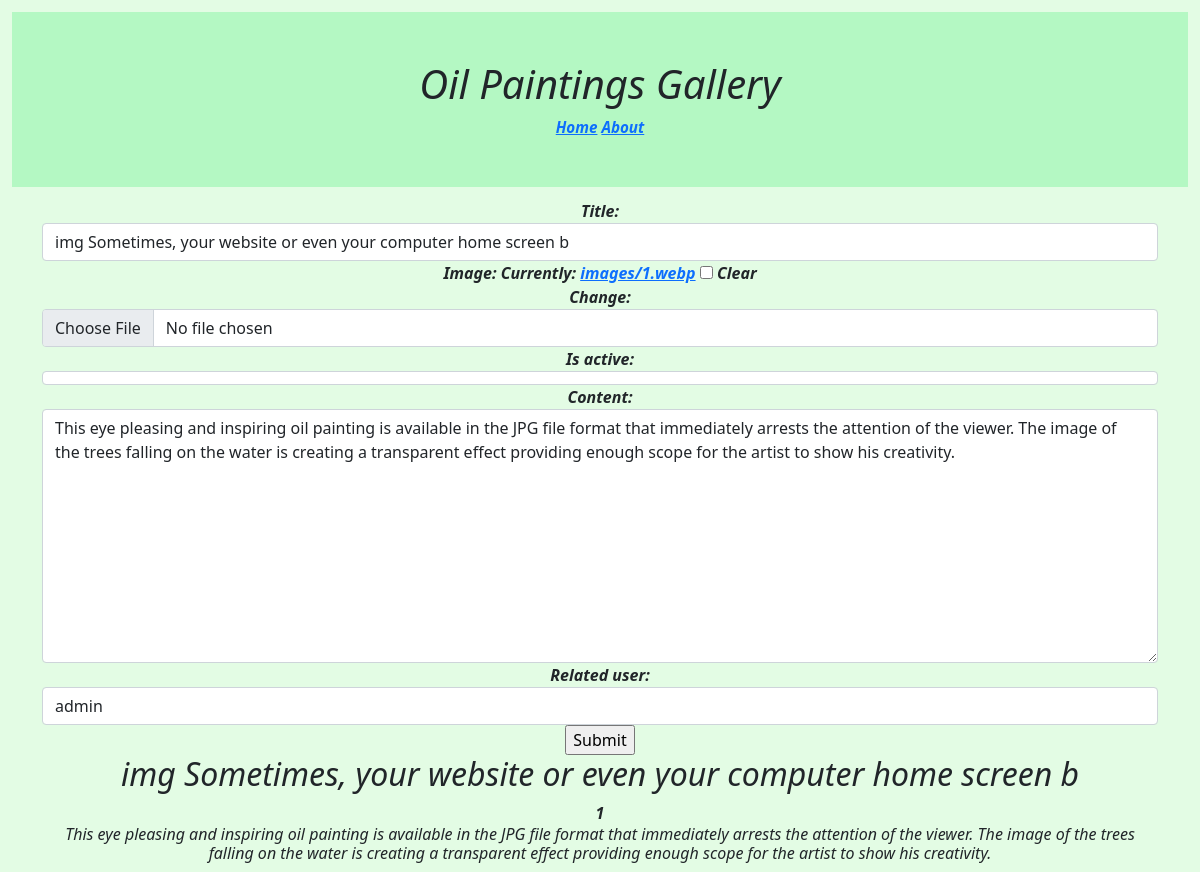
/2/ (signed in), run on the app's committed database.
### artist/models.py (models this page shows, shortened)
class Paint(Model):
    title = CharField(max_length=64)
    image = ImageField(upload_to='images', blank=True, null=True)
    is_active = BooleanField(default=True)
    content = TextField()
    related_user = ForeignKey(User, on_delete=CASCADE, default=1)

### artist/views.py (the view)
# urls.py: path('<int:id>/',retrieve),
@login_required
def retrieve(request,id):
    paint=Paint.objects.get(id=id)
    if request.method == "POST":
            form = ArtistForm(request.POST, request.FILES, instance=paint)
            if form.is_valid():
                form.save()
    else:
        form = ArtistForm(instance=paint)
        user = User.objects.get(username='admin')
    context={
        'paint': paint,
        'user' : user,
        'form' : form,
        'request_user' : request.user
        }
    return render(request,'retrieve.html',context)

### artist/forms.py
class ArtistForm(forms.ModelForm):
    class Meta:
        model = Paint
        fields = '__all__'
    def __init__(self, *args, **kwargs):
        super(ArtistForm, self).__init__(*args, **kwargs)
        for visible in self.visible_fields():
            visible.field.widget.attrs['class'] = 'form-control'

### artist/templates/retrieve.html (shortened to what this page needs)
{% extends 'layout.html' %}
{% block content %}
<form action="" method="POST" >
    {{form}}
    <input type="submit" value="Submit">
</form>
<h2>{{paint.title}}</h2>
<h7>{{request_user.id}}</h7>
<h6>{{paint.content}}</h6>
{% endblock %}

### artist/templates/layout.html (style rules this page uses)
body { background-color: rgb(227, 252, 228); scroll-padding-right: auto; text-align: center; font-style:italic; font-weight: bold; margin: 0%; padding: 0%; font-size: 100%; }

### data on the page
Paint: title "img Sometimes, your website or even your computer home screen b", is_active "☑", content "This eye pleasing and inspiring oil painting is available in the JPG file format that immediately arrests the attention of the viewer. The image of the trees falling on the water is creating a transparent effect providing enough scope for the artist to show his creativity.", related_user "admin"

### other printed values
{{ request_user.id }} "1"
